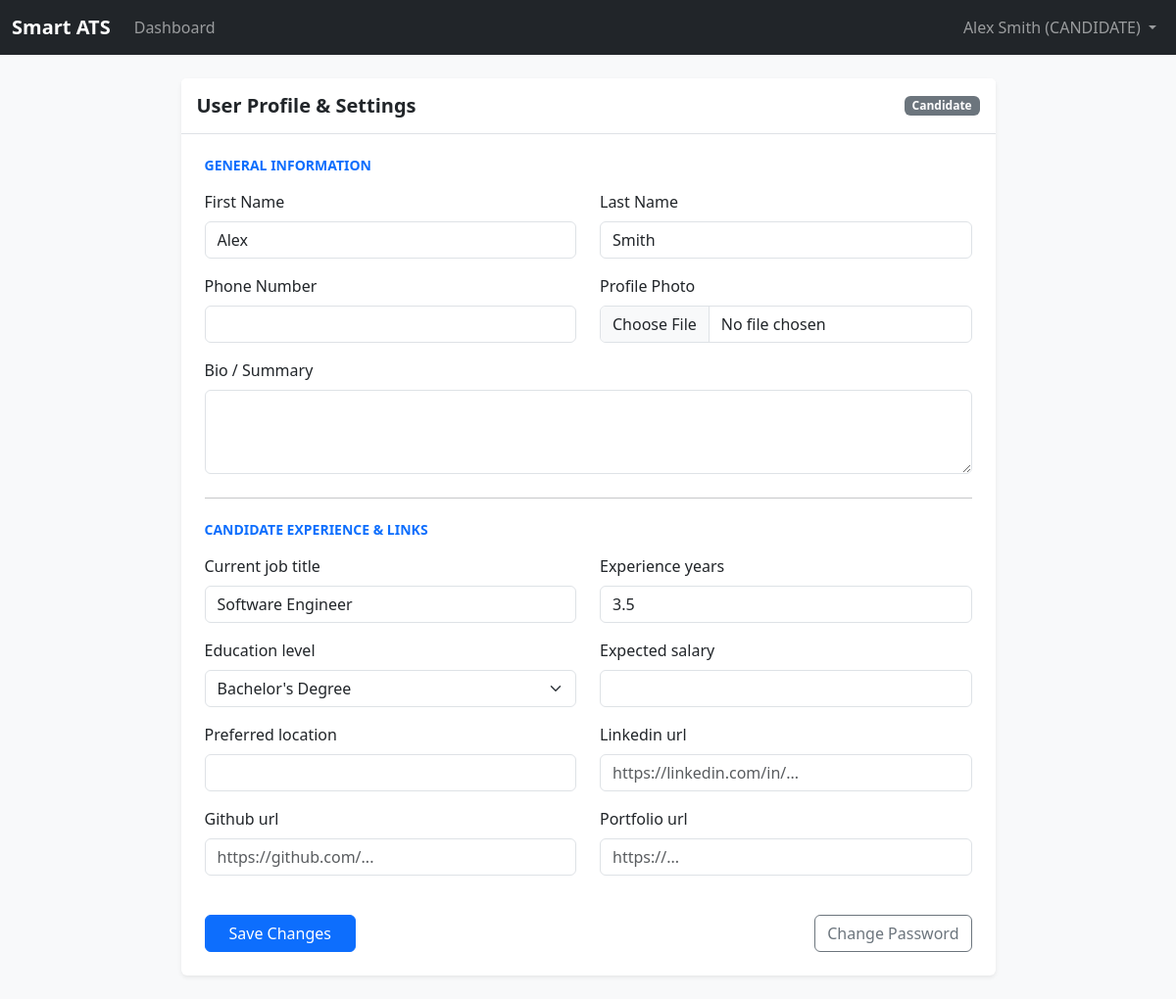
The app's page /accounts/profile/ (signed in) with its own data.
### apps/accounts/models.py (models this page shows, shortened)
class User(AbstractUser):
    class Role(models.TextChoices):
        CANDIDATE = "CANDIDATE", _("Candidate")
        RECRUITER = "RECRUITER", _("Recruiter")
        ADMIN = "ADMIN", _("Admin")
    email = models.EmailField(_("email address"), unique=True, db_index=True)
    role = models.CharField(
        max_length=20,
        choices=Role.choices,
        default=Role.CANDIDATE,
        db_index=True,
        help_text=_("Designates the user's operational role in the ATS platform."),
    )
    phone_regex = RegexValidator(
        regex=r"^\+?1?\d{9,15}$",
        message=_("Phone number must be entered in the format: '+999999999'. Up to 15 digits allowed."),
    )
    phone_number = models.CharField(
        validators=[phone_regex],
        max_length=17,
        blank=True,
        null=True,
        help_text=_("Contact phone number in international format."),
    )
    profile_photo = models.ImageField(
        upload_to="avatars/%Y/%m/",
        blank=True,
        null=True,
        help_text=_("Optional profile photo. Maximum size 5MB."),
    )
    bio = models.TextField(
        blank=True,
        null=True,
        max_length=1000,
        help_text=_("Brief bio or professional summary."),
    )
    is_email_verified = models.BooleanField(
        default=False,
        help_text=_("Designates whether this user has verified their email address."),
    )
    created_at = models.DateTimeField(auto_now_add=True)
    updated_at = models.DateTimeField(auto_now=True)
    objects = UserManager()
    REQUIRED_FIELDS = ["email"]
    class Meta:
        verbose_name = _("User")
        verbose_name_plural = _("Users")
        ordering = ["-created_at"]
        indexes = [
            models.Index(fields=["email", "role"]),
            models.Index(fields=["username", "role"]),
        ]
    @property
    def is_candidate(self) -> bool:
        return self.role == self.Role.CANDIDATE

class CandidateProfile(models.Model):
    EDUCATION_CHOICES = [
        ("HIGH_SCHOOL", _("High School")),
        ("ASSOCIATE", _("Associate Degree")),
        ("BACHELOR", _("Bachelor's Degree")),
        ("MASTER", _("Master's Degree")),
        ("DOCTORATE", _("Doctorate (PhD)")),
        ("OTHER", _("Other / Self-Taught")),
    ]
    user = models.OneToOneField(
        User,
        on_delete=models.CASCADE,
        related_name="candidate_profile",
        limit_choices_to={"role": User.Role.CANDIDATE},
    )
    current_job_title = models.CharField(max_length=150, blank=True, null=True)
    experience_years = models.DecimalField(
        max_length=4,
        max_digits=4,
        decimal_places=1,
        default=0.0,
        help_text=_("Total years of professional experience."),
    )
    education_level = models.CharField(
        max_length=30,
        choices=EDUCATION_CHOICES,
        default="BACHELOR",
    )
    linkedin_url = models.URLField(max_length=300, blank=True, null=True)
    github_url = models.URLField(max_length=300, blank=True, null=True)
    portfolio_url = models.URLField(max_length=300, blank=True, null=True)
    expected_salary = models.DecimalField(
        max_digits=12,
        decimal_places=2,
        null=True,
        blank=True,
        help_text=_("Candidate's expected annual compensation."),
    )
    preferred_location = models.CharField(
        max_length=200,
        blank=True,
        null=True,
        help_text=_("Preferred work location (e.g., Remote, New York, London)."),
    )
    created_at = models.DateTimeField(auto_now_add=True)
    updated_at = models.DateTimeField(auto_now=True)
    class Meta:
        verbose_name = _("Candidate Profile")
        verbose_name_plural = _("Candidate Profiles")

### apps/accounts/views.py (the view, shortened to what this page needs)
# urls.py: path("profile/", ProfileUpdateView.as_view(), name="profile"),
class ProfileUpdateView(LoginRequiredMixin, View):
    template_name = "accounts/profile.html"
    def get(self, request: HttpRequest) -> HttpResponse:
        user = request.user
        user_form = UserProfileUpdateForm(instance=user)
        profile_form = None
        if user.is_candidate and hasattr(user, "candidate_profile"):
            profile_form = CandidateProfileForm(instance=user.candidate_profile)
        elif user.is_recruiter and hasattr(user, "recruiter_profile"):
            profile_form = RecruiterProfileForm(instance=user.recruiter_profile)
        return render(
            request,
            self.template_name,
            {"user_form": user_form, "profile_form": profile_form},
        )

### apps/accounts/forms.py (shortened to what this page needs)
class UserProfileUpdateForm(forms.ModelForm):
    class Meta:
        model = User
        fields = ["first_name", "last_name", "phone_number", "bio", "profile_photo"]
        widgets = {
            "first_name": forms.TextInput(attrs={"class": "form-control"}),
            "last_name": forms.TextInput(attrs={"class": "form-control"}),
            "phone_number": forms.TextInput(attrs={"class": "form-control"}),
            "bio": forms.Textarea(attrs={"class": "form-control", "rows": 3}),
            "profile_photo": forms.FileInput(attrs={"class": "form-control"}),
        }

class CandidateProfileForm(forms.ModelForm):
    class Meta:
        model = CandidateProfile
        fields = [
            "current_job_title",
            "experience_years",
            "education_level",
            "expected_salary",
            "preferred_location",
            "linkedin_url",
            "github_url",
            "portfolio_url",
        ]
        widgets = {
            "current_job_title": forms.TextInput(attrs={"class": "form-control"}),
            "experience_years": forms.NumberInput(attrs={"class": "form-control", "step": "0.5"}),
            "education_level": forms.Select(attrs={"class": "form-select"}),
            "expected_salary": forms.NumberInput(attrs={"class": "form-control"}),
            "preferred_location": forms.TextInput(attrs={"class": "form-control"}),
            "linkedin_url": forms.URLInput(attrs={"class": "form-control", "placeholder": "https://linkedin.com/in/..."}),
            "github_url": forms.URLInput(attrs={"class": "form-control", "placeholder": "https://github.com/..."}),
            "portfolio_url": forms.URLInput(attrs={"class": "form-control", "placeholder": "https://..."}),
        }

### templates/accounts/profile.html (shortened to what this page needs)
{% extends "base.html" %}
{% block content %}
<div class="row justify-content-center">
    <div class="col-md-9">
        <div class="card shadow-sm border-0 mb-4">
            <div class="card-header bg-white py-3 border-bottom d-flex justify-content-between align-items-center">
                <h5 class="mb-0 fw-bold">User Profile & Settings</h5>
                <span class="badge bg-secondary">{{ user.get_role_display }}</span>
            </div>
            <div class="card-body p-4">
                <form method="post" enctype="multipart/form-data" novalidate>
                    <h6 class="text-primary fw-bold text-uppercase small mb-3">General Information</h6>
                    <div class="row">
                        <div class="col-md-6 mb-3">
                            <label class="form-label">First Name</label>
                            {{ user_form.first_name }}
                        </div>
                        <div class="col-md-6 mb-3">
                            <label class="form-label">Last Name</label>
                            {{ user_form.last_name }}
                        </div>
                    </div>
                    <div class="row">
                        <div class="col-md-6 mb-3">
                            <label class="form-label">Phone Number</label>
                            {{ user_form.phone_number }}
                        </div>
                        <div class="col-md-6 mb-3">
                            <label class="form-label">Profile Photo</label>
                            {{ user_form.profile_photo }}
                        </div>
                    </div>
                    <div class="mb-4">
                        <label class="form-label">Bio / Summary</label>
                        {{ user_form.bio }}
                    </div>
                    {% if profile_form %}
                        <hr class="my-4">
                        <h6 class="text-primary fw-bold text-uppercase small mb-3">
                            {% if user.is_candidate %}Candidate Experience & Links{% else %}Recruiter Organization Details{% endif %}
                        </h6>
                        <div class="row">
                            {% for field in profile_form %}
                                <div class="col-md-6 mb-3">
                                    <label class="form-label">{{ field.label }}</label>
                                    {{ field }}
                                </div>
                            {% endfor %}
                        </div>
                    {% endif %}
                    <div class="d-flex justify-content-between align-items-center mt-4">
                        <button type="submit" class="btn btn-primary px-4">Save Changes</button>
                        <a href="{% url 'accounts:change_password' %}" class="btn btn-outline-secondary">Change Password</a>
                    </div>
                </form>
            </div>
        </div>
    </div>
</div>
{% endblock %}

### templates/base.html (shortened to what this page needs)
<!DOCTYPE html>
<html lang="en">
<head>
    <link href="https://cdn.jsdelivr.net/npm/bootstrap@5.3.3/dist/css/bootstrap.min.css" rel="stylesheet">
    <link rel="stylesheet" href="https://cdn.jsdelivr.net/npm/bootstrap-icons@1.11.3/font/bootstrap-icons.min.css">
</head>
<body class="bg-light">
    <nav class="navbar navbar-expand-lg navbar-dark bg-dark">
        <div class="container-fluid">
            <a class="navbar-brand fw-bold" href="/">Smart ATS</a>
            <div class="collapse navbar-collapse" id="navContent">
                <ul class="navbar-nav me-auto mb-2 mb-lg-0">
                    {% if user.is_authenticated %}
                        <li class="nav-item">
                            <a class="nav-link" href="{% url 'dashboard:home' %}">Dashboard</a>
                        </li>
                    {% endif %}
                </ul>
                <ul class="navbar-nav ms-auto">
                    {% if user.is_authenticated %}
                        <li class="nav-item dropdown">
                            <a class="nav-link dropdown-toggle" href="#" role="button" data-bs-toggle="dropdown">
                                {{ user.get_full_name|default:user.username }} ({{ user.role }})
                            </a>
                        </li>
                    {% else %}
                        <li class="nav-item"><a class="nav-link" href="{% url 'accounts:login' %}">Login</a></li>
                        <li class="nav-item"><a class="nav-link" href="{% url 'accounts:register' %}">Register</a></li>
                    {% endif %}
                </ul>
            </div>
        </div>
    </nav>
    <div class="container mt-4">
        {% block content %}{% endblock %}
    </div>
</body>
</html>

### records on screen
User: get_full_name "Alex Smith", role "CANDIDATE", role "Candidate", first_name "Alex", last_name "Smith"
CandidateProfile: profile_form "Software Engineer" "3.5" "Bachelor's Degree"

### other values on screen
{{ field.label }} "Current job title" "Experience years" "Education level" "Expected salary" "Preferred location" "Linkedin url" "Github url" "Portfolio url"
